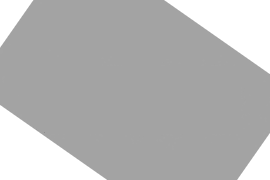
#> input picture Optical Character Recognition(OCR)/gen-data/caves/3.png, 270 x 180 px; its folder holds 4 pictures in this run
$ python image-gen.py   (older library calls are emulated)
#> lines starting #> are read from the running program, lines starting #| are printed output that depends on the picture
### Optical Character Recognition(OCR)/gen-data/text_gen/__init__.py
# -*- coding: utf-8 -*-
"""
Created on Mon Nov 18 17:27:19 2019

@author: Lycoris radiata
"""
#%%
import random
#%%

def gen(chars, string = ''):
#> called with chars = 4, string = ''
    while (chars !=0 ):
        flag = random.random()
        # 0~9
        if flag > 0.5:
            string += chr(random.randint(48,57))
            chars -= 1
            if chars ==0:
                break
            #　special character
            specflag = 0
            if specflag > 0.95:
                if random.random() > 0.5:
                    string += '/'
                    chars -= 1
                else:
                       string += '#'
                       chars -= 1
            if chars ==0:
                break
        # A~Z
        else:
            assert flag <= 0.5, "flag not >0.5 or <=0.5"
            string += chr(random.randint(65,90))
            chars -= 1
            if chars ==0:
                break
            #　special character
            specflag = 0
            if specflag > 0.85:
                string += '_'
                chars -= 1
                if chars ==0:
                    break
    return(string)

### Optical Character Recognition(OCR)/gen-data/image-gen.py
# -*- coding: utf-8 -*-
"""
Created on Mon Nov 18 17:35:05 2019

@author: Lycoris radiata
"""

# -*- coding: utf-8 -*-
"""
Created on Mon Nov 18 13:31:42 2019

@author: Lycoris radiata
"""
#%%
from PIL import Image, ImageDraw, ImageFont
import text_gen
import random
import numpy as np
import cv2 as cv2
import os
#%% Paramters
row = 270
col = 180
ch = 1


art = 'Library/Fonts/arial.ttf'
width = 270
height = 180
scale = row/height
font_size = 80
steps = 0
caves = os.listdir('caves/')
with open ('annotation.txt', 'w'):
    pass
with open ('lexicon.txt', 'w'):
    pass
#%%
for i in range(6000):
    seed = random.randint(3,5)
    string = text_gen.gen(seed)
    label = string
    boxes = [0]*len(string)

    #%%
    cave = random.randint(0,3)
    im = Image.open('caves/' + caves[cave])
#> im is the input picture: PIL image 270x180 RGBA; mean R, G, B, A 181.1, 181.1, 181.1, 255
    flag = 0
    d = ImageDraw.Draw(im)
    x, y = 12, (height/2 - font_size/2) #The  Anchor of the fucking text
    xx = 3
    flag_bar = 0
    falg_ul = 0

    #%%
    if falg_ul > 0.95:
        pirror = random.randint(1,len(string))
        last = random.randint( pirror,len(string))
        if random.random() > 0.95 and abs(pirror-last)>0 :
            # bar
            boxes[pirror:last] = [1]*abs(pirror-last)
            flag = 1
        elif abs(pirror-last)>0:
        #Lower
            boxes[pirror:last] = [-1]*abs(pirror-last)
            flag = -1
    #%% Draw
    for idx, val in enumerate(boxes):
        if val == 0:
            # Normal
            y = (height/2 - font_size/2)
            if cave == 0 or cave == 3:
                fill = '#fff'
            else:
                fill = '#000'
            font = ImageFont.truetype(art, font_size) # select the fucking art and size
            d.text((x, y), string[idx], font=font, fill = fill) # Draw labels and black color
            w = d.textsize(string[idx], font=font)[0] # Get fucking pirror of width
            x += w + steps # Anchor + width + Steps
            # [24 lines of commented-out code are left out]
        elif val == 1:
            # Upper
            y = height/2-font_size/2
            font = ImageFont.truetype(art, font_size)
            bars = '-'
            d.text((x, y), bars, font=font, fill="#000") # Draw labels and black color
            w = d.textsize(bars, font=font)[0] # Get fucking pirror of width
            x += w + steps # Anchor + width + Steps
            #y += font.getoffset(string[idx])[1] # Get fucking offset
        elif val == -1:
            # Lower
            y = height/2-font_size/2
            font = ImageFont.truetype(art, int(font_size*0.8))
            h = d.textsize(string[idx], font=font)[1] # Get fucking pirror of height
            y += font_size/3.5
            d.text((x, y), string[idx], font=font, fill="#000")
            w = d.textsize(string[idx], font=font)[0]
            x += w + steps # Anchor + width + Steps
#> this loop made 4 passes
#> (w, x) on passes 1 to 4: (51, 63), (63, 126), (55, 181), (51, 232)
#> after the loop, x = 232
    #%% -  #
    if flag_bar > 0.95:
        font = ImageFont.truetype(art, font_size)
        counts = len(string)
        bars = '_'*(counts+1)
        h = d.textsize(bars, font=font)[1] # Get fucking pirror of height
        if flag == 0:
            ratio = 0.7
        elif flag == 1:
            ratio = 1
        elif flag == -1:
            ratio = 0.7
        x, y = 3, (height/2 - font_size*ratio - h)
        d.text((x, y), bars, font=font, fill="#000")
        d.text((x, y+1), bars, font=font, fill="#000")
    #%% Result
    if flag_bar > 0.95:
        label = label + 'b'
    # [19 lines of commented-out code are left out]
    cv2.imwrite( './imgs/' + label + '.png', np.array(im))
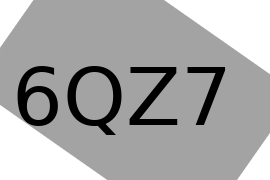
#> saved as 6QZ7.png: shape (180, 270, 4); mean B, G, R, A 167.6, 167.6, 167.6, 255
    with open ('annotation.txt', 'a') as f:
        f.write('./imgs/' + label + '.png' +' ' + str(i) + '\n')
    with open ('lexicon.txt', 'a') as f:
        f.write(label + '\n')
#> pass 2 of the loop `for i in range(6000):`:
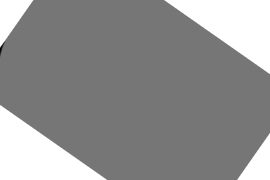
#> input picture Optical Character Recognition(OCR)/gen-data/caves/2.png, 270 x 180 px
#> im is the input picture: PIL image 270x180 RGBA; mean R, G, B, A 144.8, 144.8, 144.8, 255
#> the loop `for idx, val in enumerate(boxes):` made 5 passes
#> (w, x) on passes 1 to 5: (51, 63), (51, 114), (62, 176), (51, 227), (51, 278)
#> after the loop `for idx, val in enumerate(boxes):`: x = 278
#> `cv2.imwrite( './imgs/' + label + '.png', np.array(im))`:
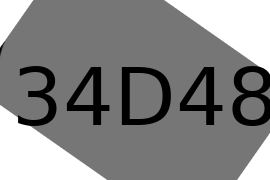
#> saved as 34D48.png: shape (180, 270, 4); mean B, G, R, A 132.6, 132.6, 132.6, 255
"""
原始碼
"""
    # [16 lines of commented-out code are left out]
